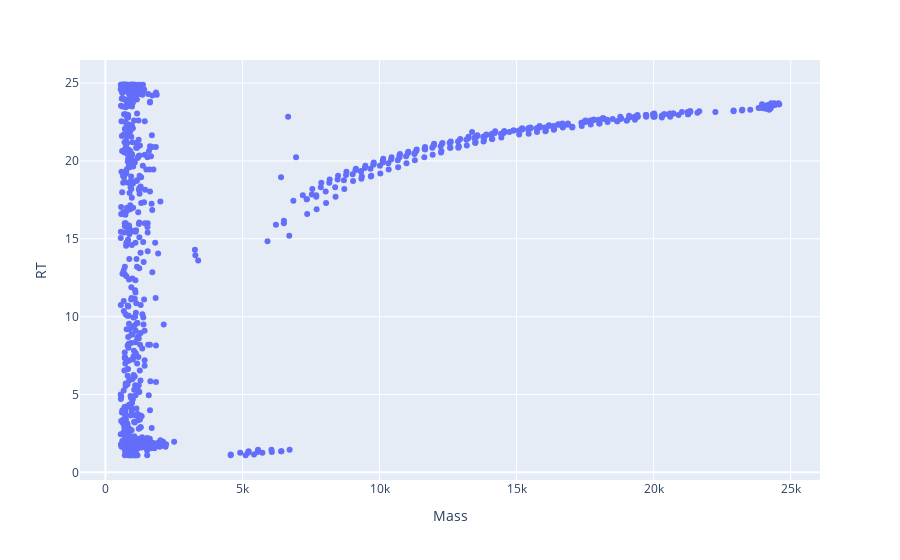

The cell this chart's notebook holds for it:
### Code cell
plotly_zone(df0)

### Figure 1 — Plotly figure (JSON) as saved in the notebook; plotly's stock layout.template omitted (floating-point values rounded to 4 significant figures; data arrays with more than 128 entries replaced by an {"elided": "..."} marker saying what was removed)
{"data": [{"hovertemplate": "Mass=%{x}<br>RT=%{y}<extra></extra>", "legendgroup": "", "marker": {"color": "#636efa", "symbol": "circle"}, "mode": "markers", "name": "", "orientation": "v", "showlegend": false, "type": "scatter", "x": {"elided": "916 float values"}, "xaxis": "x", "y": {"elided": "916 float values"}, "yaxis": "y"}], "layout": {"legend": {"tracegroupgap": 0}, "margin": {"t": 60}, "xaxis": {"anchor": "y", "domain": [0, 1], "title": {"text": "Mass"}}, "yaxis": {"anchor": "x", "domain": [0, 1], "title": {"text": "RT"}}}}
